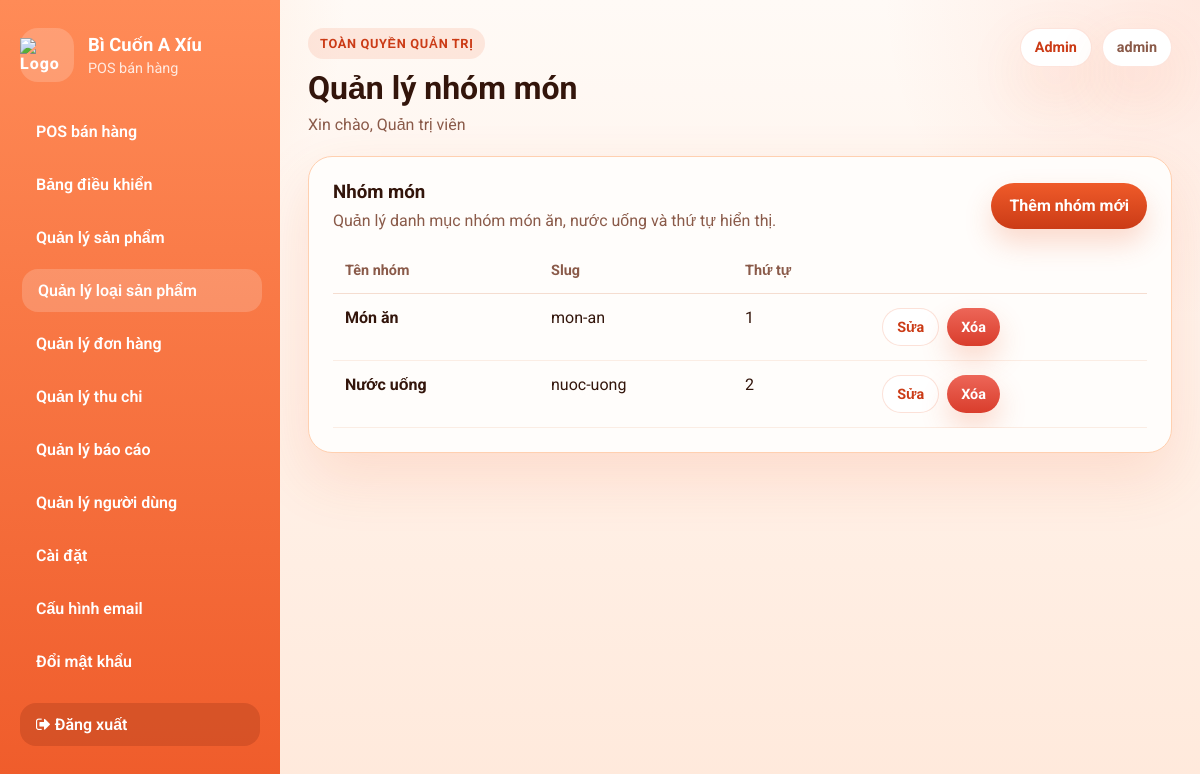
Screenshot of /admin/categories.php (signed in) with the database file from the repository.
### tables this page shows
CREATE TABLE categories (
  id INT AUTO_INCREMENT PRIMARY KEY,
  name VARCHAR(100) NOT NULL,
  slug VARCHAR(100) NOT NULL UNIQUE,
  sort_order INT DEFAULT 0
);

### admin/config.php (called while the page is built, shortened)
<?php
require_once __DIR__ . '/../config/db.php';
require_once __DIR__ . '/../config/helpers.php';
function adminH($value)
{
    if (function_exists('h')) {
        return h($value);
    }
    return htmlspecialchars((string) $value, ENT_QUOTES, 'UTF-8');
}
function adminPrepare($sql)
{
    global $conn;
    $stmt = $conn->prepare($sql);
    return $stmt;
}

### admin/helpers.php (called while the page is built, shortened)
<?php
function admin_bind_and_execute($stmt, $types = '', array $params = [])
{
    if (!$stmt->execute()) {
        adminAbort('Lỗi truy vấn cơ sở dữ liệu: ' . $stmt->error, 500);
    }
    return $stmt;
}
function admin_fetch_all($sql, $types = '', array $params = [])
{
    $stmt = adminPrepare($sql);
    admin_bind_and_execute($stmt, $types, $params);
    $result = $stmt->get_result();
    $rows = $result ? $result->fetch_all(MYSQLI_ASSOC) : [];
    return $rows;
}

### config/helpers.php (called while the page is built, shortened)
<?php
function h($s)
{
    return htmlspecialchars((string) $s, ENT_QUOTES, 'UTF-8');
}

### admin/categories.php (the view, shortened to what this page needs)
<?php
require_once __DIR__ . '/config.php';
require_once __DIR__ . '/helpers.php';
$categories = admin_fetch_all('SELECT id, name, slug, sort_order FROM categories ORDER BY sort_order, id');
include_once __DIR__ . '/layout/header.php';
?>
<div class="panel">
    <div class="panel-header">
        <div>
            <h3>Nhóm món</h3>
            <div class="helper-text">Quản lý danh mục nhóm món ăn, nước uống và thứ tự hiển thị.</div>
        </div>
        <a class="button" href="category_form.php">Thêm nhóm mới</a>
    </div>
    <div class="table-wrap">
        <table>
            <thead>
                <tr>
                    <th>Tên nhóm</th>
                    <th>Slug</th>
                    <th>Thứ tự</th>
                    <th></th>
                </tr>
            </thead>
            <tbody>
                <?php foreach ($categories as $category): ?>
                    <tr>
                        <td>
                            <strong><?= adminH($category['name']) ?></strong>
                        </td>
                        <td><?= adminH($category['slug']) ?></td>
                        <td><?= adminH($category['sort_order']) ?></td>
                        <td>
                            <div class="actions">
                                <a class="button light small"
                                    href="category_form.php?id=<?= (int) $category['id'] ?>">Sửa</a>
                                <a class="button danger small" href="categories.php?delete=<?= (int) $category['id'] ?>"
                                    data-confirm="Xóa nhóm món này?">Xóa</a>
                            </div>
                        </td>
                    </tr>
                <?php endforeach; ?>
            </tbody>
        </table>
    </div>
</div>
<?php include_once __DIR__ . '/layout/footer.php';

### admin/assets/admin.css (style rules this page uses)
:root { --bg: #fff8f3; --surface: #fffdfb; --surface-soft: #fff1e6; --surface-strong: #ffe0c8; --border: #ffd0b0; --text: #33150b; --muted: #8a5a49; --primary: #ef5b2a; --primary-dark: #cb3b16; --accent: #ff915f; --danger: #d93d2c; --success: #2f8c55; --shadow: 0 24px 60px rgba(239, 91, 42, 0.14); }
* { box-sizing: border-box; }
html { font-size: 16px; }
body { margin: 0; color: var(--text); font-family: 'Roboto', sans-serif; background: radial-gradient(circle at top left, rgba(255, 180, 126, 0.34), transparent 24%), radial-gradient(circle at top right, rgba(255, 104, 61, 0.12), transparent 22%), linear-gradient(180deg, #fffaf6 0%, #ffe9db 100%); }
a { color: inherit; }
.helper-text { margin-top: 8px; color: var(--muted); }
.panel, .card { background: var(--surface); border: 1px solid var(--border); border-radius: 24px; box-shadow: var(--shadow); }
.panel { padding: 24px; }
.panel-header, .section-head { display: flex; justify-content: space-between; gap: 12px; align-items: center; margin-bottom: 18px; }
.panel-header h2, .panel-header h3, .section-head h3, .section-head h4, .card h2, .card h3, .card h4 { margin: 0; }
.button { appearance: none; border: none; display: inline-flex; align-items: center; justify-content: center; gap: 8px; min-height: 46px; padding: 12px 18px; border-radius: 999px; background: linear-gradient(180deg, var(--primary) 0%, var(--primary-dark) 100%); color: #fff; text-decoration: none; font-weight: 700; cursor: pointer; box-shadow: 0 14px 28px rgba(239, 91, 42, 0.22); }
.button.light { background: #fff; color: var(--primary-dark); border: 1px solid rgba(239, 91, 42, 0.18); box-shadow: none; }
.button.danger { background: linear-gradient(180deg, #ed6658 0%, #d93d2c 100%); }
.button.small { min-height: 38px; padding: 8px 14px; font-size: 0.9rem; }
.table-wrap { overflow-x: auto; }
table { width: 100%; min-width: 760px; border-collapse: collapse; }
thead th { padding: 14px 12px; text-align: left; color: var(--muted); font-size: 0.9rem; border-bottom: 1px solid #f5ddd0; }
tbody td { padding: 14px 12px; border-bottom: 1px solid #fbede4; vertical-align: top; }
.actions { display: flex; flex-wrap: wrap; gap: 8px; }

### rows the page displays
categories: name "Món ăn", slug "mon-an", sort_order "1"
categories: name "Nước uống", slug "nuoc-uong", sort_order "2"

### other values shown
adminH($item['label']) "POS bán hàng"
adminH($item['label']) "Bảng điều khiển"
adminH($item['label']) "Quản lý sản phẩm"
adminH($item['label']) "Quản lý loại sản phẩm"
adminH($item['label']) "Quản lý đơn hàng"
adminH($item['label']) "Quản lý thu chi"
adminH($item['label']) "Quản lý báo cáo"
adminH($item['label']) "Quản lý người dùng"
adminH($item['label']) "Cài đặt"
adminH($item['label']) "Cấu hình email"
adminH($pageTitle) "Quản lý nhóm món"
adminH(adminFullName() ?: adminUserName() ?: 'Nhân viên') "Quản trị viên"
adminH(admin_role_label(adminRole())) "Admin"
adminH(adminUserName()) "admin"
